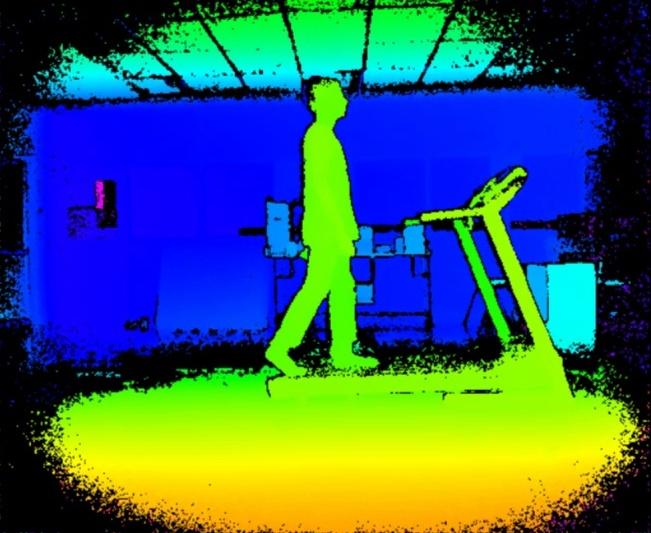
#> input picture Depth Video data/Depth Video frame.jpg, 651 x 533 px
$ python -i te2.py   (imports and definitions only)
#> lines starting #> are read from the running program, lines starting #| are printed output that depends on the picture; after the words box and inside, x2 and y2 are one past the last pixel; in counts of white or black regions, pixels touching at a corner belong together
#> further down, picture is the input picture: shape (533, 651, 3); mean B, G, R 99.3, 98, 56.9
import cv2
import numpy as np
import matplotlib.pyplot as plt
import math

def extraction(img):
    gray=cv2.cvtColor(img,cv2.COLOR_BGR2GRAY)
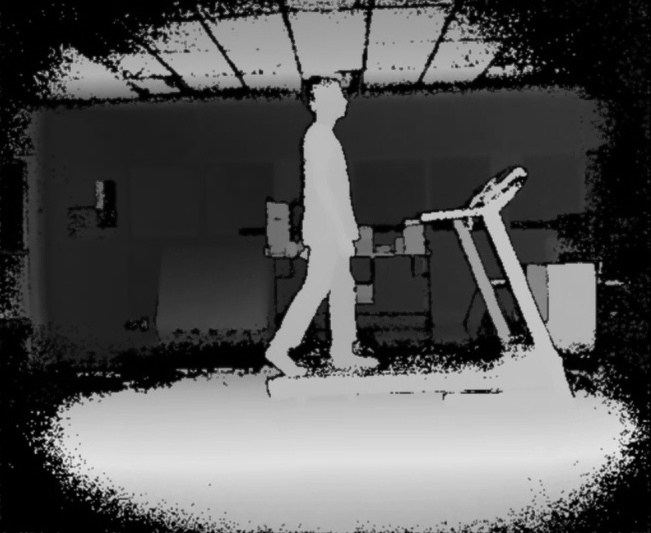
#> gray: shape (533, 651); min 0, max 228, mean 85.8
    color_img=cv2.cvtColor(gray, cv2.COLOR_GRAY2BGR)
    ##cv2.imshow('color',color_img)
    ##cv2.imshow('gray',gray)
    kernel=cv2.getStructuringElement(cv2.MORPH_ELLIPSE,(5,5))
    #kernel = np.ones((5,5),np.uint8)
    eroded=cv2.medianBlur(img,5)
    #cv2.imshow('median_Blurred',eroded)
    hsv=cv2.cvtColor(eroded,cv2.COLOR_BGR2HSV)
#> hsv: shape (533, 651, 3); mean H, S, V 81.7, 239, 177.3
    lb=np.array([00,0,0])
    ub=np.array([170,255,255])
    lb1=np.array([0,180,20])
    ub1=np.array([255,255,255])
    mask=cv2.inRange(eroded,lb,ub)
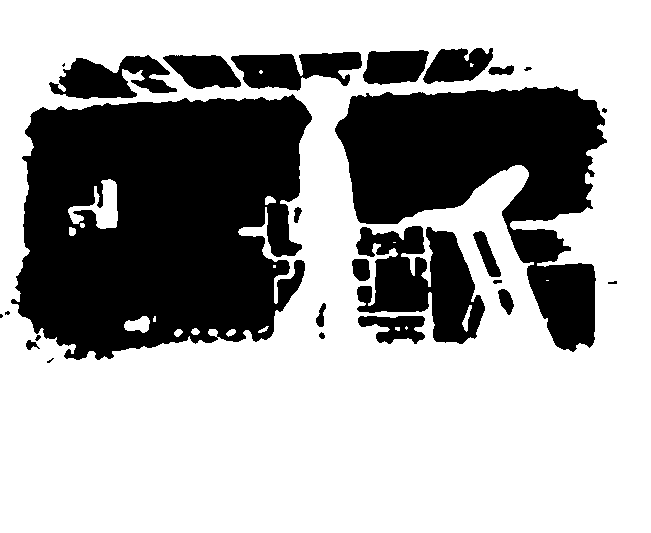
#> mask: shape (533, 651); 65.2% white; 26 black regions (5 under 20 px), largest, box (x1, y1, x2, y2) and area: (11, 94, 312, 360) 62314, (335, 86, 607, 352) 34826, (356, 226, 485, 344) 8870
    res=cv2.bitwise_and(eroded,eroded,mask=mask)
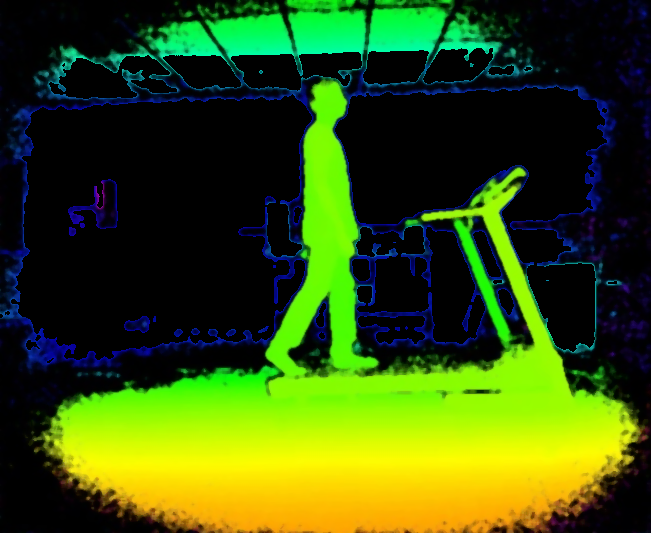
#> res: shape (533, 651, 3); mean B, G, R 13.5, 80.8, 54.6

    mask2=cv2.inRange(res,lb1,ub1)
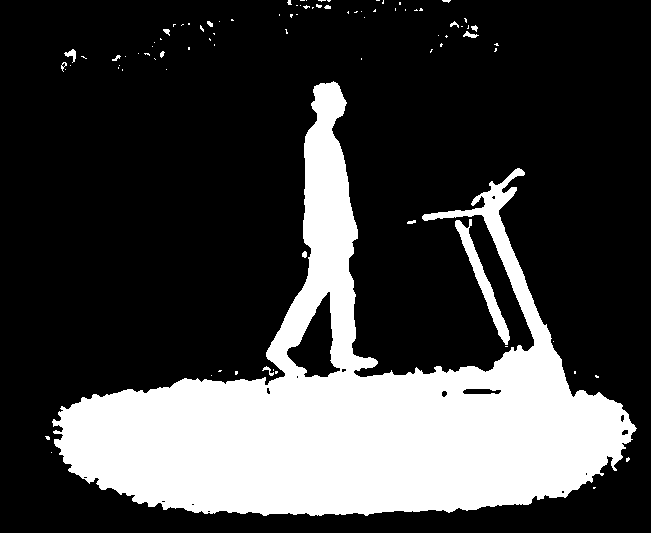
#> mask2: shape (533, 651); 25.5% white; 89 white regions (74 under 20 px), largest, box (x1, y1, x2, y2) and area: (52, 81, 637, 516) 86367, (455, 219, 510, 345) 1307, (64, 49, 76, 63) 75
    ##cv2.imshow('msk2',mask2)
    cv2.imshow('msk',mask)
    cv2.imshow('msk2',mask2)
    res2=cv2.bitwise_and(res,res,mask=mask2)
    res2=res2[50:(len(res2)-50),:]
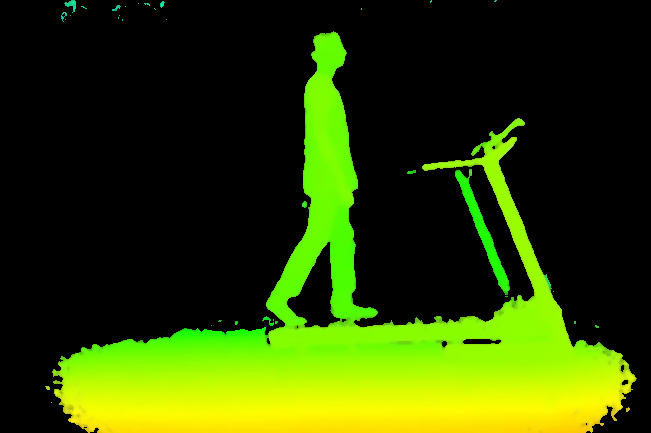
#> res2: shape (433, 651, 3); mean B, G, R 1, 66.6, 45.3
    return res2

def bounding_box(img):
##img=cv2.imread('cropped0.jpg')

    ##res2=res2[50:(len(res2)-30),:]
    print("yo")
    cv2.imshow('omh',img)
    res2=extraction(img)
    l=np.zeros(((len(res2[0])-1),), dtype=int)
#> l = 650 values from 0 to 0
    for j in range(0,(len(res2[0])-1)):
        for i in range(0,(len(res2)-1)):
            if((int(res2[i][j][0])+int(res2[i][j][1])+int(res2[i][j][2]))>0):
                l[j]=l[j]+1;
#> after the loop, l = 650 values, max 386 at index 333, min 0 at index 0, mean 116.1
    maximum=np.amax(l)
#> maximum = 386
    print(maximum)
#| 386
    result = np.where(l == np.amax(l))
#> result = ([333],)
    b=0
    e=0
    x=result[0][0]
#> x = 333

    midx=len(result[0])/2
#> midx = 0.5
    mid=result[0][math.floor(midx)]
#> mid = 333
    ini=0
    row_no=[]
    x0=(len(res2[0])-1)
#> x0 = 650
    x1=(len(res2[0])-1)
#> x1 = 650
    res2_hsv=cv2.cvtColor(res2,cv2.COLOR_BGR2HSV)
#> res2_hsv: shape (433, 651, 3); mean H, S, V 10.7, 67.8, 67.4
    cv2.imshow('res2_hsv',res2_hsv)
    ##for i in range((len(res2_hsv)-1),0):
    i=(len(res2_hsv)-1)
#> i = 432
    while i > 0:
        #print(i)
        sum=np.sum(res2_hsv[i][mid])
        if(int(abs(sum-ini))>int((0.3*ini))):
            #print('YO')
            ini=sum
            x0=x1
            x1=i+1
            row_no.append(x0)
            row_no.append(x1)
        i=i-1
#> this loop made 432 passes
#> (sum, ini, x0, x1, i) on passes 1 to 4: (535, 535, 650, 433, 431), (534, 534, 433, 432, 430), (533, 533, 432, 431, 429), (532, 532, 431, 430, 428)
#> (sum, ini, x0, x1) on passes 107, 108, 109, 110, 111, 118: (527, 527, 430, 327), (510, 510, 327, 326), (497, 497, 326, 325), (473, 473, 325, 324), (0, 0, 324, 323), (465, 465, 323, 316)
#> after the loop, i = 0; ini = 0; row_no = 28 values, max 650 at index 0, min 31 at index 27, mean 303.8; x0 = 76; x1 = 31
    print(row_no)
#| [650, 433, 433, 432, 432, 431, 431, 430, 430, 327, 327, 326, 326, 325, 325, 324, 324, 323, 323, 316, 316, 85, 85, 84, 84, 76, 76, 31]

    diff=abs(row_no[3]-row_no[2])
#> diff = 1
    x1=row_no[3]
#> x1 = 432
    x0=row_no[2]
#> x0 = 433
    print('diff %d',diff)
#| diff %d 1
    i=4
    while i < (len(row_no)-1):
        if((abs(row_no[i+1] - row_no[i-1]))>diff):
            diff=abs(row_no[i+1]-row_no[i])
            x1=row_no[i+1]
            x0=row_no[i]
            print('x0 %d and x1 %d',x0,x1)
            print('diff2',diff)
        i=i+2
#> this loop made 12 passes
#> (diff, x1, x0, i) on passes 3, 9: (103, 327, 430, 10), (231, 85, 316, 22)
#> i on passes 1, 2, 4, 5, 6, 7: 6, 8, 12, 14, 16, 18
#| x0 %d and x1 %d 430 327
#| diff2 103
#| x0 %d and x1 %d 316 85
#| diff2 231
#> after the loop, diff = 231; i = 28; x0 = 316; x1 = 85


    mid2=abs((x0-x1)/2)
#> mid2 = 115.5

    while x > 0  and l[x]>=0.60*maximum :
        b=x
        x=x-1;
#> this loop made 29 passes
#> (b, x) on passes 1 to 12: (333, 332), (332, 331), (331, 330), (330, 329), (329, 328), (328, 327), (327, 326), (326, 325), (325, 324), (324, 323), (323, 322), (322, 321)
#> after the loop, x = 304
    for x in range (result[0][len(result[0])-1],(len(res2)-1)):
        if(l[x]>=0.60*maximum):
            e=x
        else:
            break;
#> this loop made 21 passes
    w = e if e < b else b
#> w = 305
    print(result,b,e,w)
#| (array([333]),) 305 352 305
    ext1=abs((x1)*0.2)
#> ext1 = 17
    ext1D=int(x1-ext1)-30
#> ext1D = 38
    ext2=abs((len(res2)-x0)*0.2)
#> ext2 = 23.4
    ext2D=int(x0+ext2)
#> ext2D = 339

    print('ext2D %d',ext2D)
#| ext2D %d 339
    print('ext1D %d',ext1D)
#| ext1D %d 38
    cv2.rectangle(res2,((result[0][math.floor(midx)]-80),ext1D),((result[0][math.floor(midx)]+80),(ext2D)),(0,0,255),1)
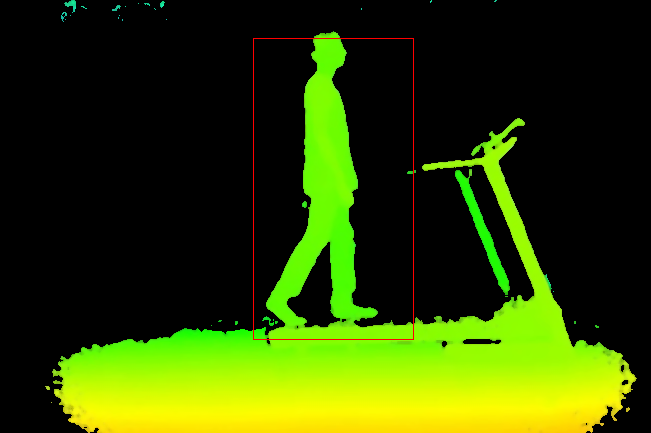
#> res2: shape (433, 651, 3); 0.33% of pixels changed, all inside (x1, y1, x2, y2) = (253, 38, 414, 340)
    #cv2.imshow('res2.jpg',res2)
    final_img=res2[(ext1D+15):(ext2D-10),(result[0][math.floor(midx)]-65):(result[0][math.floor(midx)]+65)]
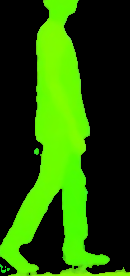
#> final_img: shape (276, 130, 3); mean B, G, R 1.7, 87.1, 35.8
    ##Bounding box size matrix
    height=[(ext1D)-30,(ext2D)-13]
#> height = [8, 326]
    width= [(result[0][math.floor(midx)]-80),(result[0][math.floor(midx)]+80)]
#> width = [253, 413]

    #cv2.imshow('final',final_img)
    return height,width

##    ret,thresh = cv2.threshold(res2,25,255,cv2.THRESH_BINARY)
##    ##cv2.imshow('thresh',thresh)
##    cv2.imshow('image',res2)
##    ##cv2.imshow('msk',mask)
    cv2.waitKey(0)

>>> import cv2
>>> picture = cv2.imread('Depth Video frame.jpg')
>>> result = bounding_box(picture)
#> result = ([8, 326], [253, 413])

$ run again, on Depth Video data/Extracted ROI.jpg
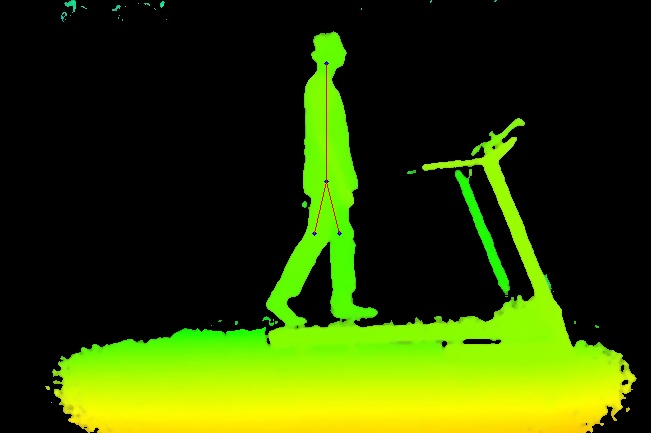
#> input picture Depth Video data/Extracted ROI.jpg, 651 x 433 px
#> picture is the input picture: shape (433, 651, 3); mean B, G, R 1.8, 66.5, 45.8
#> hsv: shape (433, 651, 3); mean H, S, V 14.7, 84.3, 67.3
#> mask: shape (433, 651); every value is 255
#> mask2: shape (433, 651); 26.6% white; 9 white regions (5 under 20 px), largest, box (x1, y1, x2, y2) and area: (53, 32, 636, 433) 73698, (455, 171, 509, 292) 1190, (67, 0, 76, 8) 51, (472, 146, 480, 154) 33
#> in bounding_box, `l=np.zeros(((len(res2[0])-1),), dtype=int)`: l = 650 values from 0 to 0
#> after the loop in bounding_box, `for j in range(0,(len(res2[0])-1)):`: l = 650 values, max 316 at index 333, min 0 at index 0, mean 71.71
#> maximum = 316
#| 316
#> in bounding_box, `result = np.where(l == np.amax(l))`: result = ([333],)
#> in bounding_box, `x=result[0][0]`: x = 333
#> midx = 0.5
#> mid = 333
#> in bounding_box, `x0=(len(res2[0])-1)`: x0 = 650
#> res2_hsv: shape (333, 651, 3); mean H, S, V 9.7, 54.5, 54
#> in bounding_box, `i=(len(res2_hsv)-1)`: i = 332
#> the loop in bounding_box, `while i > 0:` made 332 passes
#> (sum, ini, x0, x1, i) on passes 1, 55, 56, 57, 58, 59, 60: (545, 545, 650, 333, 331), (543, 543, 333, 279, 277), (538, 538, 279, 278, 276), (526, 526, 278, 277, 275), (507, 507, 277, 276, 274), (483, 483, 276, 275, 273), (451, 451, 275, 274, 272)
#> after the loop in bounding_box, `while i > 0:`: i = 0; ini = 462; row_no = [650, 333, 333, 279, 279, 278, 278, 277, 277, 276, 276, 275, 275, 274, 274, 273, 273, 265, 265, 34, 34, 26]; x0 = 34; x1 = 26
#| [650, 333, 333, 279, 279, 278, 278, 277, 277, 276, 276, 275, 275, 274, 274, 273, 273, 265, 265, 34, 34, 26]
#> in bounding_box, `diff=abs(row_no[3]-row_no[2])`: diff = 54
#> in bounding_box, `x1=row_no[3]`: x1 = 279
#> in bounding_box, `x0=row_no[2]`: x0 = 333
#| diff %d 54
#> the loop in bounding_box, `while i < (len(row_no)-1):` made 9 passes
#> (diff, x1, x0, i) on pass 8: (231, 34, 265, 20)
#> (printed output is left out)
#> after the loop in bounding_box, `while i < (len(row_no)-1):`: diff = 231; i = 22; x0 = 265; x1 = 34
#> mid2 = 115.5
#> the loop in bounding_box, `while x > 0  and l[x]>=0.60*maximum :` made 29 passes
#> (b, x) on passes 1 to 8: (333, 332), (332, 331), (331, 330), (330, 329), (329, 328), (328, 327), (327, 326), (326, 325)
#> after the loop in bounding_box, `while x > 0  and l[x]>=0.60*maximum :`: x = 304
#> w = 0
#| (array([333]),) 305 0 0
#> ext1 = 6.8
#> ext1D = -3
#> ext2 = 13.6
#> ext2D = 278
#| ext2D %d 278
#| ext1D %d -3
#> in bounding_box, `cv2.rectangle(res2,((result[0][math.floor(midx)]-80),ext1D),((result[0..`:
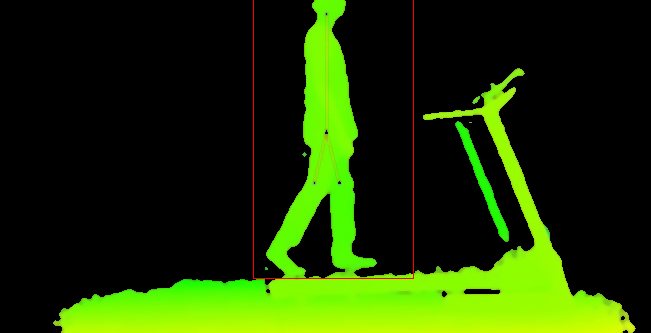
#> res2: shape (333, 651, 3); mean B, G, R 0.9, 53.9, 29.5
#> in bounding_box, `final_img=res2[(ext1D+15):(ext2D-10),(result[0][math.floor(midx)]-65):..`:
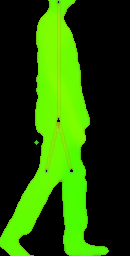
#> final_img: shape (256, 130, 3); mean B, G, R 1.7, 84.2, 35.5
#> height = [-33, 265]
#> width = [253, 413]
#> `result = bounding_box(picture)`: result = ([-33, 265], [253, 413])
